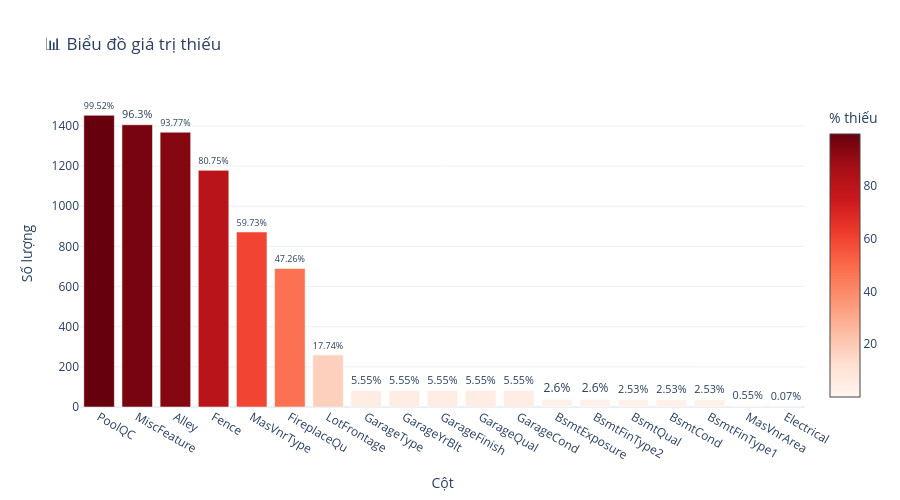

This figure's notebook cell:
### Markdown cell above
## 📉 Demo 2: Phân Tích Giá Trị Thiếu (Missing Values)

Kiểm tra các cột có giá trị thiếu và biểu đồ trực quan.

### Code cell
# Phân tích giá trị thiếu cho train dataset
eda_train.missing_values()

### Figure 1 — Plotly figure (JSON) as saved in the notebook; plotly's stock layout.template omitted (floating-point values rounded to 4 significant figures)
{"data": [{"marker": {"color": [99.52, 96.3, 93.77, 80.75, 59.73, 47.26, 17.74, 5.55, 5.55, 5.55, 5.55, 5.55, 2.6, 2.6, 2.53, 2.53, 2.53, 0.55, 0.07], "colorbar": {"title": {"text": "% thiếu"}}, "colorscale": [[0, "rgb(255,245,240)"], [0.125, "rgb(254,224,210)"], [0.25, "rgb(252,187,161)"], [0.375, "rgb(252,146,114)"], [0.5, "rgb(251,106,74)"], [0.625, "rgb(239,59,44)"], [0.75, "rgb(203,24,29)"], [0.875, "rgb(165,15,21)"], [1, "rgb(103,0,13)"]], "showscale": true}, "text": ["99.52%", "96.3%", "93.77%", "80.75%", "59.73%", "47.26%", "17.74%", "5.55%", "5.55%", "5.55%", "5.55%", "5.55%", "2.6%", "2.6%", "2.53%", "2.53%", "2.53%", "0.55%", "0.07%"], "textposition": "outside", "type": "bar", "x": ["PoolQC", "MiscFeature", "Alley", "Fence", "MasVnrType", "FireplaceQu", "LotFrontage", "GarageType", "GarageYrBlt", "GarageFinish", "GarageQual", "GarageCond", "BsmtExposure", "BsmtFinType2", "BsmtQual", "BsmtCond", "BsmtFinType1", "MasVnrArea", "Electrical"], "y": [1453, 1406, 1369, 1179, 872, 690, 259, 81, 81, 81, 81, 81, 38, 38, 37, 37, 37, 8, 1]}], "layout": {"height": 500, "title": {"text": "📊 Biểu đồ giá trị thiếu"}, "xaxis": {"title": {"text": "Cột"}}, "yaxis": {"title": {"text": "Số lượng"}}}}
